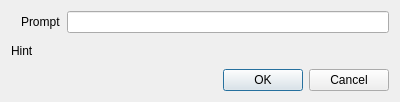
<?xml version="1.0" encoding="UTF-8"?>
<ui version="4.0">
 <class>Prompt</class>
 <widget class="QDialog" name="Prompt">
  <property name="geometry">
   <rect>
    <x>0</x>
    <y>0</y>
    <width>400</width>
    <height>102</height>
   </rect>
  </property>
  <property name="sizePolicy">
   <sizepolicy hsizetype="Preferred" vsizetype="MinimumExpanding">
    <horstretch>0</horstretch>
    <verstretch>0</verstretch>
   </sizepolicy>
  </property>
  <property name="windowTitle">
   <string>Input Query</string>
  </property>
  <property name="windowIcon">
   <iconset resource="icons.qrc">
    <normaloff>:/appimage/POI.png</normaloff>:/appimage/POI.png</iconset>
  </property>
  <layout class="QVBoxLayout" name="verticalLayout">
   <item>
    <layout class="QHBoxLayout" name="horizontalLayout_2">
     <property name="leftMargin">
      <number>10</number>
     </property>
     <item>
      <widget class="QLabel" name="prompt">
       <property name="text">
        <string>Prompt</string>
       </property>
      </widget>
     </item>
     <item>
      <widget class="QLineEdit" name="lineEdit"/>
     </item>
    </layout>
   </item>
   <item>
    <widget class="QLabel" name="hint">
     <property name="text">
      <string>Hint</string>
     </property>
    </widget>
   </item>
   <item>
    <widget class="QDialogButtonBox" name="buttonBox">
     <property name="orientation">
      <enum>Qt::Horizontal</enum>
     </property>
     <property name="standardButtons">
      <set>QDialogButtonBox::Cancel|QDialogButtonBox::Ok</set>
     </property>
    </widget>
   </item>
  </layout>
 </widget>
 <resources>
  <include location="icons.qrc"/>
 </resources>
 <connections>
  <connection>
   <sender>buttonBox</sender>
   <signal>accepted()</signal>
   <receiver>Prompt</receiver>
   <slot>accept()</slot>
   <hints>
    <hint type="sourcelabel">
     <x>248</x>
     <y>254</y>
    </hint>
    <hint type="destinationlabel">
     <x>157</x>
     <y>274</y>
    </hint>
   </hints>
  </connection>
  <connection>
   <sender>buttonBox</sender>
   <signal>rejected()</signal>
   <receiver>Prompt</receiver>
   <slot>reject()</slot>
   <hints>
    <hint type="sourcelabel">
     <x>316</x>
     <y>260</y>
    </hint>
    <hint type="destinationlabel">
     <x>286</x>
     <y>274</y>
    </hint>
   </hints>
  </connection>
 </connections>
</ui>
